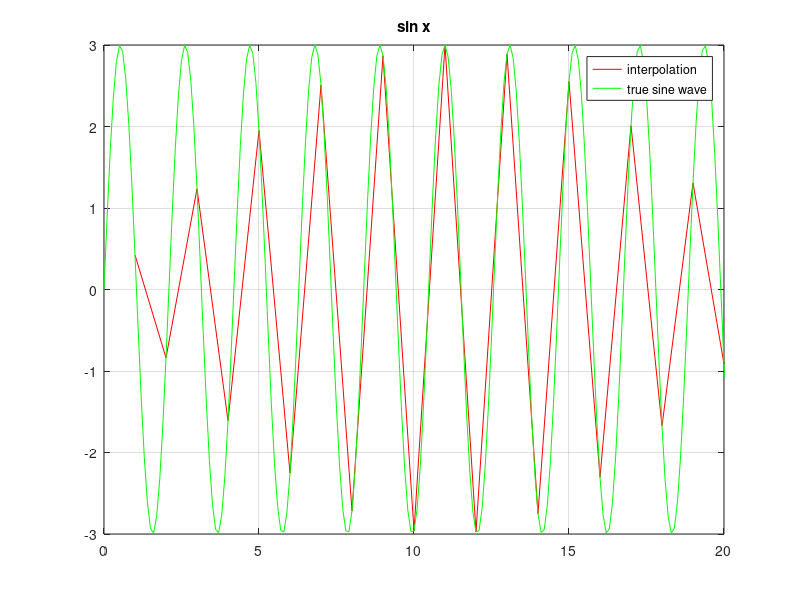

Write MATLAB code to recreate this figure.
x = 0:0.1:100;
y = 3 * sin(3.*x);
plot(interp1(x,y,1:100),'r');
hold on;
plot(x,y, 'g');
grid on;
title('sin x');
legend('interpolation', 'true sine wave')
 
% для лучшей видимости можно разкомментить строчку снизу (по варианту задана сетка 1:100):
 xlim([0, 20])